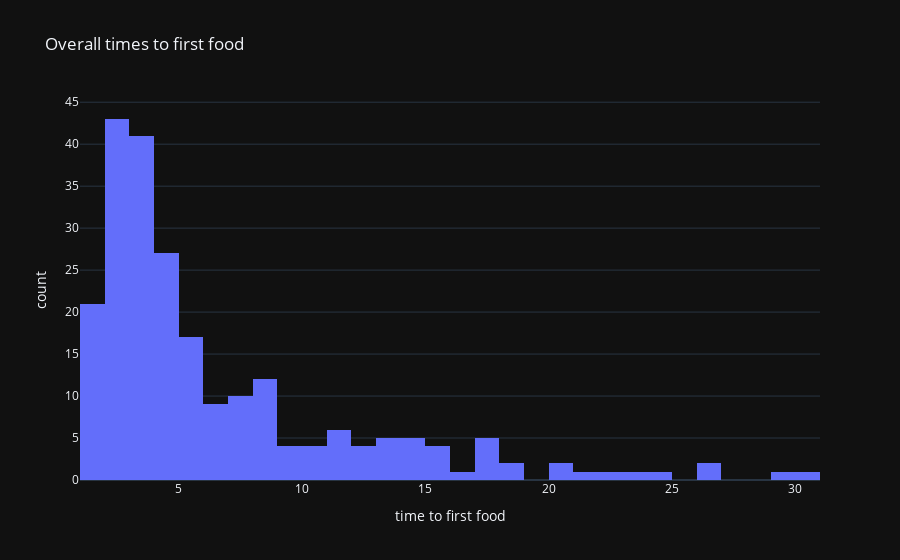

Notebook code for this chart:
### Code cell
# this migth be more useful
px.histogram(
    impactDFgrid30,
    x="time to first food",
    nbins=30,
    title="Overall times to first food",
    template="plotly_dark",
)

### Figure 1 — Plotly figure (JSON) as saved in the notebook; plotly's stock layout.template omitted (floating-point values rounded to 4 significant figures; data arrays with more than 128 entries replaced by an {"elided": "..."} marker saying what was removed)
{"data": [{"alignmentgroup": "True", "bingroup": "x", "hovertemplate": "time to first food=%{x}<br>count=%{y}<extra></extra>", "legendgroup": "", "marker": {"color": "#636efa", "pattern": {"shape": ""}}, "name": "", "nbinsx": 30, "offsetgroup": "", "orientation": "v", "showlegend": false, "type": "histogram", "x": {"elided": "230 float values"}, "xaxis": "x", "yaxis": "y"}], "layout": {"barmode": "relative", "legend": {"tracegroupgap": 0}, "title": {"text": "Overall times to first food"}, "xaxis": {"anchor": "y", "domain": [0, 1], "title": {"text": "time to first food"}}, "yaxis": {"anchor": "x", "domain": [0, 1], "title": {"text": "count"}}}}
